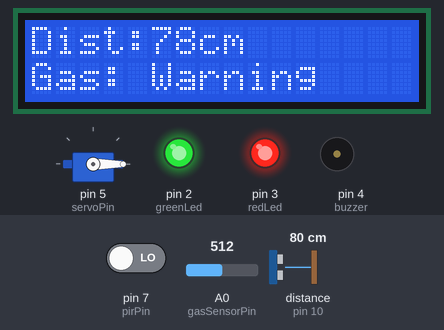
Simulated run of this sketch. Board: Arduino Uno, built with avr-gcc and run on an emulated ATmega328P. On the bench: servo, 16×2 character LCD, output pins drawn as LEDs (lit = HIGH), buzzer (waves = sounding, pin HIGH). Wiring (from diagram.json): ultrasonic range finder: trigger pin 9; echo pin 10. The test bench sets the inputs (shaded band); at power-on: A0 (gasSensorPin) = 512, distance to the obstacle (sensor on pin 10) 80 cm, pin 7 (pirPin) LOW. The echo pulse lasts 58.3 µs per cm; pins used as bus, display or sensor lines are not drawn; what the sketch prints to the serial monitor is not drawn.

Above: at 1.2 s.
1.3 s: A0 (gasSensorPin) set to 584
2.8 s: A0 (gasSensorPin) set to 616
At 5.5 s:
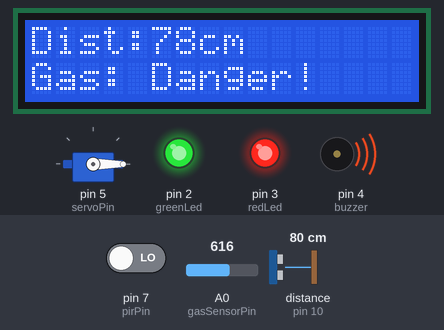
5.8 s: A0 (gasSensorPin) set to 390
At 6.3 s:
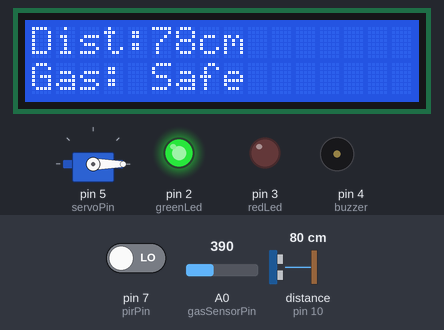
8.9 s: distance to the obstacle (sensor on pin 10) set to 12 cm
At 10.0 s:
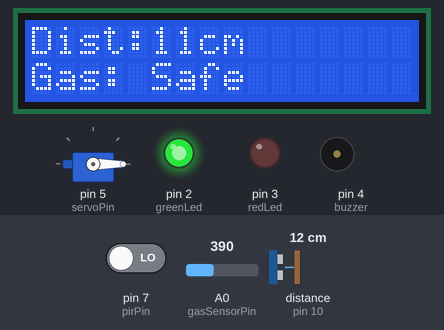
10.5 s: distance to the obstacle (sensor on pin 10) set to 9 cm
At 11.4 s:
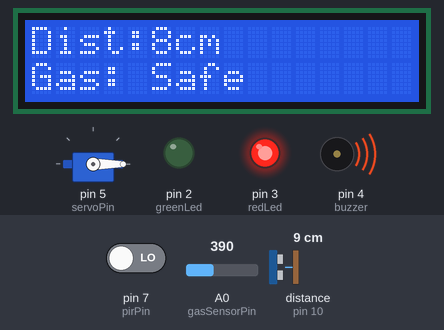
12.1 s: pin 7 (pirPin) driven HIGH
At 12.7 s:
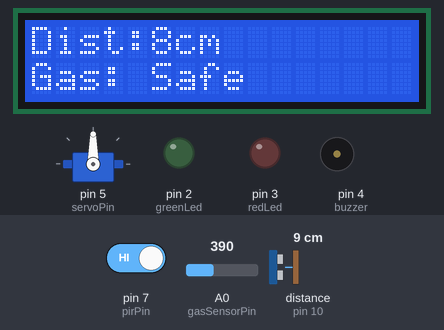
Timing chart, 0 to 16.2 s (numbered marks = the images above; inputs shaded):
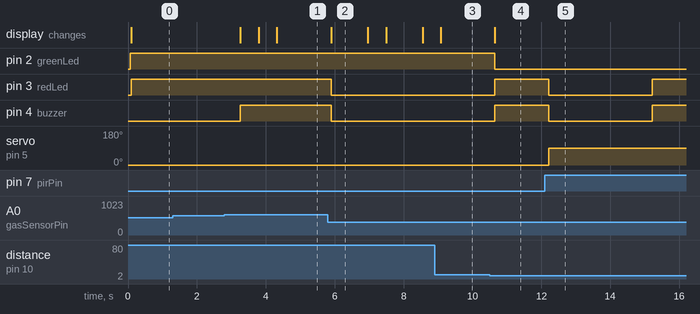

The sketch:

sketch.ino
```cpp
#include <Servo.h>
#include <Wire.h>
#include <LiquidCrystal_I2C.h>

// Create Servo and LCD objects
Servo myServo;
LiquidCrystal_I2C lcd(0x27, 16, 2);

// Define Pins
const int trigPin = 9;
const int echoPin = 10;
const int pirPin = 7;
const int gasSensorPin = A0;
const int greenLed = 2;
const int redLed = 3;
const int buzzer = 4;
const int servoPin = 5;

// Variables
long duration;
int distance;
bool lidOpen = false;
int gasValue = 0;

void setup() {
  Serial.begin(9600);

  pinMode(trigPin, OUTPUT);
  pinMode(echoPin, INPUT);
  pinMode(pirPin, INPUT);
  pinMode(greenLed, OUTPUT);
  pinMode(redLed, OUTPUT);
  pinMode(buzzer, OUTPUT);

  myServo.attach(servoPin);
  myServo.write(0); // Close lid initially

  lcd.init();
  lcd.backlight();

  digitalWrite(greenLed, HIGH);
  digitalWrite(redLed, LOW);
  digitalWrite(buzzer, LOW);
}

void loop() {
  int pirState = digitalRead(pirPin);

  distance = getDistance();
  gasValue = analogRead(gasSensorPin);

  Serial.print("Distance: ");
  Serial.print(distance);
  Serial.print(" cm | Gas: ");
  Serial.println(gasValue);

  lcd.setCursor(0, 0);
  lcd.print("Dist:");
  lcd.print(distance);
  lcd.print("cm ");

  lcd.setCursor(0, 1);

  // Gas detection behavior
  if (gasValue < 400) {
    lcd.print("Gas: Safe    ");
    digitalWrite(buzzer, LOW);
    digitalWrite(redLed, LOW);
  } else if (gasValue >= 400 && gasValue <= 600) {
    lcd.print("Gas: Warning ");
    digitalWrite(buzzer, LOW);
    digitalWrite(redLed, HIGH); // only LED ON
  } else { // gasValue > 600
    lcd.print("Gas: Danger! ");
    digitalWrite(buzzer, HIGH); // buzzer + red LED
    digitalWrite(redLed, HIGH);
  }

  // Smart Lid Control
  if (pirState == HIGH) {
    if (!lidOpen) {
      myServo.write(90); // Open lid
      lidOpen = true;
      delay(3000); // Keep open for 3 sec
    }
  } else {
    if (lidOpen) {
      myServo.write(0); // Close lid
      lidOpen = false;
    }
  }

  // Dustbin Full Check
  if (distance < 10) {
    digitalWrite(redLed, HIGH);
    digitalWrite(buzzer, HIGH);
    digitalWrite(greenLed, LOW);
  } else if (gasValue < 400) { // Only show Green LED if no gas alert
    digitalWrite(greenLed, HIGH);
  }

  delay(500);
}

long getDistance() {
  digitalWrite(trigPin, LOW);
  delayMicroseconds(2);

  digitalWrite(trigPin, HIGH);
  delayMicroseconds(10);
  digitalWrite(trigPin, LOW);

  duration = pulseIn(echoPin, HIGH);

  long dist = duration * 0.034 / 2;
  return dist;
}
```

Measured:
- the behaviour switches between 600 and 601 on A0 (gasSensorPin) (found by bisection; images 0 and 1)
- the behaviour switches between 11 and 10 cm on distance to the obstacle (sensor on pin 10) (found by bisection; images 3 and 4)
- after the input at 1.3 s, every drawn part: stays the same
- after the input at 2.8 s, pin 4 (buzzer): LOW → HIGH after 0.46 s; the display: changes after 0.46 s (image 1)
- after the input at 5.8 s, pin 3 (redLed), pin 4 (buzzer): HIGH → LOW after 0.11 s; the display: changes after 0.11 s (image 2)
- after the input at 8.9 s, the display: changes after 0.18 s (image 3)
- after the input at 10.5 s, pin 2 (greenLed): HIGH → LOW after 0.15 s; pin 3 (redLed), pin 4 (buzzer): LOW → HIGH after 0.15 s; the display: changes after 0.15 s (image 4)
- after the input at 12.1 s, pin 3 (redLed), pin 4 (buzzer): HIGH → LOW after 0.12 s, → HIGH 3.0 s later; servo on pin 5 (servoPin): 0° → 90° after 0.12 s
